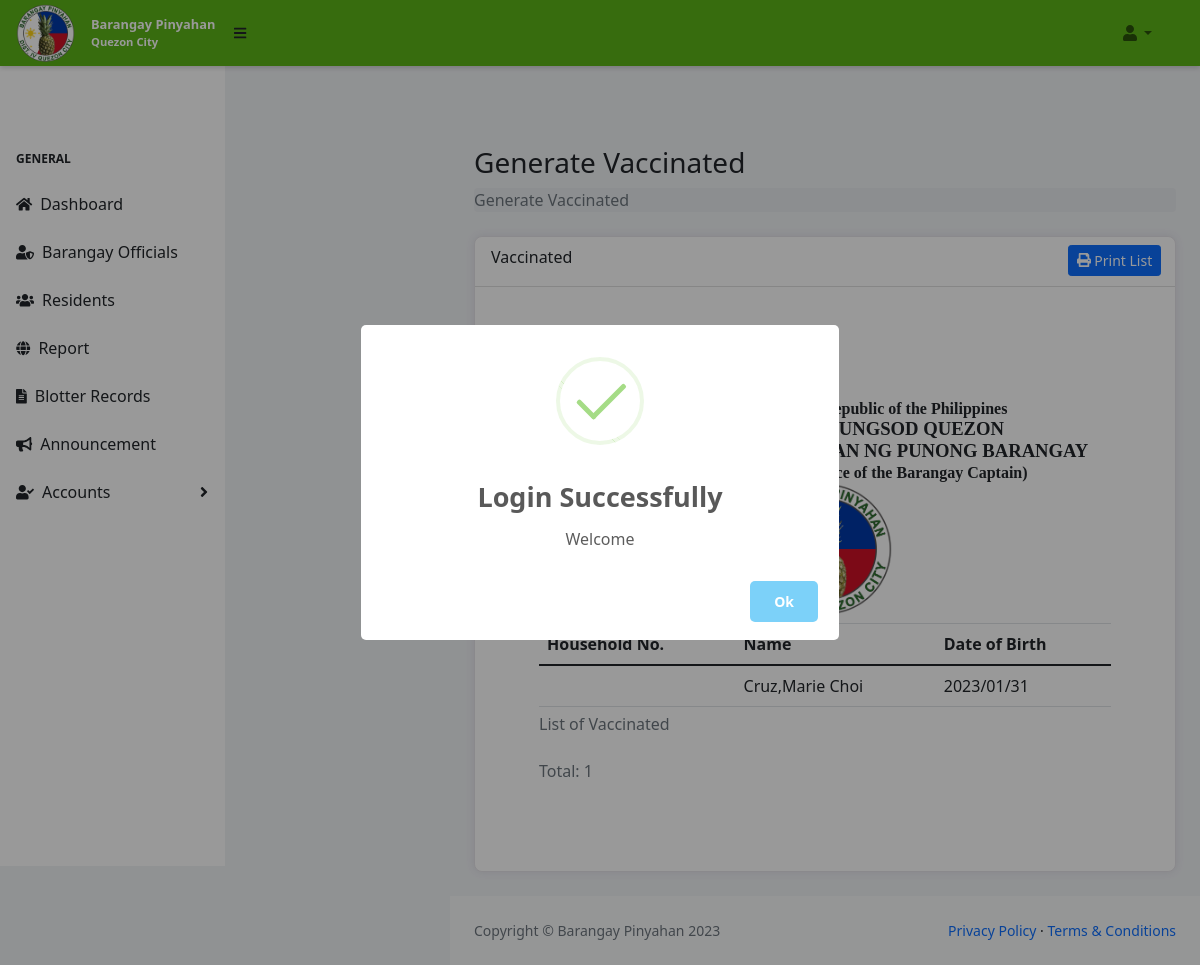
The app's page /residents/generate_vaccinated (signed in) with its own data.
### tables this page shows
CREATE TABLE `resident` (
  `id` int(11) NOT NULL,
  `last_name` varchar(255) NOT NULL,
  `first_name` varchar(255) NOT NULL,
  `middle_name` varchar(255) NOT NULL,
  `suffix` varchar(255) NOT NULL,
  `gender` varchar(255) NOT NULL,
  `birth_date` date NOT NULL,
  `birth_place` varchar(255) NOT NULL,
  `civil_status` varchar(255) NOT NULL,
  `nationality` varchar(255) NOT NULL,
  `religion` varchar(255) NOT NULL,
  `occupation` varchar(255) NOT NULL,
  `contact_number` varchar(255) NOT NULL,
  `pwd` varchar(255) NOT NULL,
  `pwd_id` varchar(255) NOT NULL,
  `family_monthly_income` int(11) NOT NULL,
  `indigent` varchar(255) NOT NULL,
  `solo_parent` varchar(255) NOT NULL,
  `solo_parent_id` varchar(255) NOT NULL,
  `voter` varchar(255) NOT NULL,
  `pantawid_pamilya` varchar(255) NOT NULL,
  `purok` varchar(255) NOT NULL,
  `house_no` varchar(255) NOT NULL,
  `street` varchar(255) NOT NULL,
  `to_contact_fullname` varchar(255) NOT NULL,
  `to_contact_relationship` varchar(255) NOT NULL,
  `to_contact_number` varchar(255) NOT NULL,
  `to_contact_address` varchar(255) NOT NULL,
  `national_id_no` varchar(255) NOT NULL,
  `philhealth_no` varchar(255) NOT NULL,
  `sss_no` varchar(255) NOT NULL,
  `pagibig_no` varchar(255) NOT NULL,
  `tin_no` varchar(255) NOT NULL,
  `voter_id_no` varchar(255) NOT NULL,
  `covid_status` varchar(255) NOT NULL,
  `vaccinated` varchar(255) NOT NULL,
  `date_registered` datetime NOT NULL,
  `date_death` date NOT NULL,
  `status` varchar(255) NOT NULL,
  `profile_pic` varchar(255) NOT NULL,
  `added_by` varchar(255) NOT NULL,
  `updated_by` varchar(255) NOT NULL
);

### app/controllers/Residents.php (called while the page is built, shortened)
<?php
class Residents extends Controller {
    public function __construct() {
        $this->residentModel = $this->model('Resident');
        $this->adminModel = $this->model('Admin');
    }
    public function generate_vaccinated(){
        $residents = $this->residentModel->findAllVaccinatedOrderByName();
        $details = $this->adminModel->getBrgyDetail();
        $totalVaccinated = $this->adminModel->countVaccinated();
        $data = [
            'residents' => $residents,
            'detail' => $details,
            'totalVaccinated' => $totalVaccinated,
        ];
        $this->view('residents/generate_vaccinated', $data);
    }
}

### app/libraries/Core.php (called while the page is built, shortened)
<?php
 class Core {
     protected $currentMethod = 'index';
    public function __construct(){
        $url = $this->getUrl();
        if (isset($url[0])) {
            if(file_exists('../app/controllers/' . ucwords($url[0]) . '.php')){
                unset($url[0]);
            }
        }
        $this->currentController = new $this->currentController;
        if(isset($url[1])){
            if(method_exists($this->currentController, $url[1])){
                $this->currentMethod = $url[1];
                unset($url[1]);
            }
        }
        $this->params = $url ? array_values($url) : [];
        call_user_func_array([$this->currentController, $this->currentMethod], $this->params);
    }
     public function getUrl(){
         if(isset($_GET['url'])){
             $url = rtrim($_GET['url'], '/');
             $url = filter_var($url, FILTER_SANITIZE_URL);
             $url = explode('/', $url);
             return $url;
         }
     }
}

### app/require.php (called while the page is built, shortened)
<?php
    require_once 'libraries/Core.php';
    require_once 'libraries/Controller.php';
    require_once 'libraries/Database.php';
    $init = new Core();

### public/index.php (called while the page is built)
<?php
    require_once '../app/require.php';

### app/libraries/Database.php (called while the page is built, shortened)
<?php
class Database {
     private $dbHost = DB_HOST;
     private $dbUser = DB_USER;
     private $dbPass = DB_PASS;
     private $dbName = DB_NAME;
     private $statement;
     private $dbHandler;
     public function __construct() {
        $conn = 'mysql:host=' . $this->dbHost . ';port=330;dbname=' . $this->dbName;
        $options = array(
            PDO::ATTR_PERSISTENT => true,
            PDO::ATTR_ERRMODE => PDO::ERRMODE_EXCEPTION
        );
        try {
            $this->dbHandler = new PDO($conn, $this->dbUser, $this->dbPass, $options);
        } catch(PDOException $e){
            $this->error = $e->getMessage();
            echo $this->error;
        }
     }
     public function query($sql) {
         $this->statement = $this->dbHandler->prepare($sql);
     }
     public function bind($parameter, $value, $type = null) {
        switch (is_null($type)) {
            default:
                $type = PDO::PARAM_STR;
        }
        $this->statement->bindValue($parameter, $value, $type);
     }
     public function execute() {
        return $this->statement->execute();
     }
     public function resultSet() {
        $this->execute();
        return $this->statement->fetchAll(PDO::FETCH_OBJ);
     }
}

### app/models/Resident.php (called while the page is built, shortened)
<?php
class Resident {
    private $db;
    public function __construct(){
        $this->db = new Database;
    }
    public function findAllVaccinatedOrderByName() {
        $this->db->query('SELECT * FROM resident WHERE status = :status AND vaccinated = :vaccinated ORDER BY last_name ASC');
        $this->db->bind(':status', 'Alive');
        $this->db->bind(':vaccinated', 'Yes');
        $results = $this->db->resultSet();
        return $results;
    }
}

### app/views/residents/generate_vaccinated.php (the view, shortened to what this page needs)
<?php
    require APPROOT . '/views/includes/head.php';
?>
<?php
    if($_SESSION['account_type'] == 1){
        require APPROOT . '/views/includes/admin/navigation.php';
    }
?>
<div id="layoutSidenav_content">
                <main>
                    <div class="container-fluid px-4">
                            <h3 class="mt-4">Generate Vaccinated</h3>
                                <ol class="breadcrumb mb-4">
                                    <li class="breadcrumb-item active">Generate Vaccinated</li>
                                </ol>
                                <div class="page-inner">
                                    <div class="row mt--2">
                                        <div class="col-md-12">
                                            <div class="card mb-4">
                                                <div class="card-header">
                                                    <div class="row">
                                                        <div class="col-6 col-md-10">
                                                            Vaccinated
                                                        </div>
                                                        <div class="col-6 col-md-2  d-grid gap-2">
                                                            <button class="btn btn-primary btn-sm" onclick="printDiv('printThis')">
                                                            <i class="fa fa-print"></i>
                                                            Print List
                                                            </button>
                                                        </div>
                                                    </div>
                                                </div>
                                                <div class="card-body m-5" id="printThis">
                                                    <div class="d-flex flex-wrap justify-content-around">
                                                        <div class="text-center">
                                                        </div>
                                                        <div id="cert-head" class="text-center mt-5">
                                                            <h3 class="mb-0">Republic of the Philippines</h3>
                                                            <h1 class="fw-bold mb-0">LUNGSOD QUEZON</h1>
                                                            <h1 class="fw-bold mb-0">TANGGAPAN NG PUNONG BARANGAY </h1>
                                                            <h3 class="mb-0">(Office of the Barangay Captain)</i></h3>
                                                        </div>
                                                        <div class="text-center">
                                                        </div>
                                                    </div>
                                                    <table class="table caption-top mt-2">
                                                        <caption><h6>List of Vaccinated</h6></caption>
                                                        <caption>Total: <?php echo $data['totalVaccinated'] ?></caption>
                                                        <thead>
                                                            <tr>
                                                                <th>Household No.</th>
                                                                <th>Name</th>
                                                                <th>Date of Birth</th>
                                                            </tr>
                                                        </thead>
                                                        <tbody>
                                                        <?php foreach ($data['residents'] as $resident):?>
                                                            <tr>
                                                                <td><?php echo $resident->house_no;?></td>
                                                                <td><?php echo $resident->last_name . ',' . $resident->first_name . ' ' .$resident->middle_name. ' ' . $resident->suffix; ?></td>
                                                                <td><?php echo date('Y/m/d', strtotime($resident->date_registered))?></td>
                                                            </tr>
                                                        <?php endforeach; ?>
                                                        </tbody>
                                                    </table>
                                                </div>
                                            </div>
                                        </div>
                                    </div>
                                </div>
                    </div>
                </main>
<?php
    require APPROOT . '/views/includes/footer.php';
?>

### public/css/main.css (style rules this page uses)
* { padding: 0; margin: 0; box-sizing: border-box; }
body { background: #f0f2f5; }
.card { border: 0; box-shadow: 0px 0px 10px 0px rgba(82, 63, 105, 0.1); -webkit-box-shadow: 0px 0px 10px 0px rgba(82, 63, 105, 0.1); -moz-box-shadow: 0px 0px 10px 0px rgba(82, 63, 105, 0.1); -ms-box-shadow: 0px 0px 10px 0px rgba(82, 63, 105, 0.1); }
.card { position: relative; display: flex; flex-direction: column; min-width: 0; word-wrap: break-word; background-color: #ffffff; background-clip: border-box; border: 1px solid #e6e4e9; border-radius: 8px; }
.card .card-header { background: none; font-weight: 500; align-items: center; min-height: 50px; }
.card-header:first-child { border-radius: calc(8px - 1px) calc(8px - 1px) 0 0; }
#cert-head h3 { font-family: 'Old English Text MT'; font-weight: bold; font-size: 12pt; }
#cert-head h1 { font-family: Garamond; font-weight: bold; font-size: 14pt; }

### records on screen
resident: last_name "Cruz", first_name "Marie", middle_name "Choi", date_registered "2023/01/31"

### other values on screen
$data['totalVaccinated'] "1"
